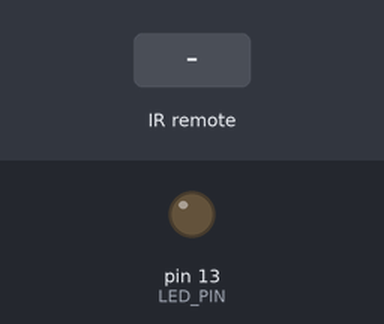
The sketch below on a simulated Arduino Uno, built with avr-gcc and run on an emulated ATmega328P. Parts: output pins drawn as LEDs (lit = HIGH). Wiring (inferred from the names in the program): IR receiver: data pin 2. The inputs (shaded band) are chosen by the test bench. What the sketch prints to the serial monitor is not drawn.

Above: at 1.2 s.
1.3 s: infrared code 0xFF received
At 1.41 s:
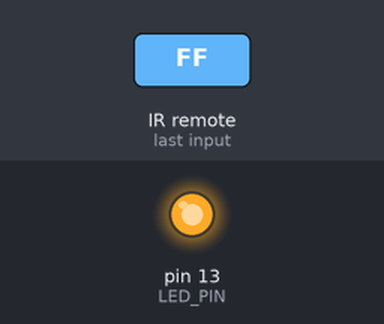
Timing chart, 0 to 4.3 s (numbered marks = the images above; inputs shaded):
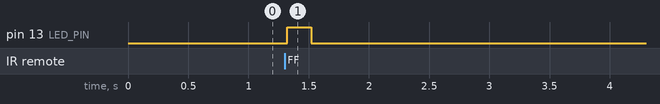

The sketch:

IR_SignalAnalyzer.ino
```cpp
/*
 * Arduino IR Signal Analyzer - fully revised version
 * fixes the first-pulse overflow problem
 */

#define IR_PIN 2
#define LED_PIN 13

// timing settings
#define MAX_PULSES 100
#define MIN_GAP 10000
#define MAX_GAP 100000
#define SIGNAL_TIMEOUT 200

// global variables
unsigned int pulses[MAX_PULSES];
byte pulseCount = 0;
unsigned long startTime = 0;
bool receiving = false;
bool newData = false;
int dataOffset = 0;  // actual data start position

void setup() {
  Serial.begin(9600);

  pinMode(IR_PIN, INPUT_PULLUP);
  pinMode(LED_PIN, OUTPUT);

  Serial.println(F("=== IR Analyzer v3.0 ==="));
  Serial.println(F("Ready for signals..."));
  Serial.println();
}

void loop() {
  // read IR signal
  static int lastState = HIGH;
  static unsigned long lastTime = micros();

  int currentState = digitalRead(IR_PIN);

  if (currentState != lastState) {
    unsigned long now = micros();
    unsigned long duration = now - lastTime;

    if (duration > MIN_GAP && !receiving) {
      receiving = true;
      pulseCount = 0;
      startTime = millis();
      digitalWrite(LED_PIN, HIGH);
    }

    if (receiving && pulseCount < MAX_PULSES) {
      pulses[pulseCount++] = (duration > 65535) ? 65535 : duration;
    }

    lastTime = now;
    lastState = currentState;
  }

  // timeout check
  if (receiving && (millis() - startTime > SIGNAL_TIMEOUT)) {
    receiving = false;
    newData = true;
    digitalWrite(LED_PIN, LOW);
  }

  // data processing
  if (newData) {
    analyzeSignal();
    newData = false;
    delay(500);
  }
}

// signal analysis
void analyzeSignal() {
  Serial.println(F("======================"));
  Serial.print(F("Total Pulses: "));
  Serial.println(pulseCount);

  if (pulseCount < 20) {
    Serial.println(F("Signal too short"));
    return;
  }

  // skip if first pulse overflowed (65535)
  dataOffset = 0;
  if (pulses[0] > 60000) {
    dataOffset = 1;
    Serial.println(F("Note: First pulse overflow, skipping..."));
  }

  // protocol detection and decoding
  if (checkNEC()) {
    decodeNEC();
  }
  else if (checkSamsung()) {
    decodeSamsung();
  }
  else if (checkSony()) {
    decodeSony();
  }
  else {
    Serial.println(F("Protocol: Unknown"));
    showRawData();
  }

  Serial.println();
}

// NEC protocol detection (9ms mark, 4.5ms space)
bool checkNEC() {
  int idx = dataOffset;

  if ((pulseCount - dataOffset) >= 67 &&
      pulses[idx] > 8000 && pulses[idx] < 10000 &&
      pulses[idx + 1] > 4000 && pulses[idx + 1] < 5000) {
    return true;
  }
  return false;
}

// Samsung protocol detection
bool checkSamsung() {
  int idx = dataOffset;

  if ((pulseCount - dataOffset) >= 60 &&
      pulses[idx] > 4000 && pulses[idx] < 5500 &&
      pulses[idx + 1] > 4000 && pulses[idx + 1] < 5500) {
    return true;
  }
  return false;
}

// Sony protocol detection
bool checkSony() {
  int idx = dataOffset;

  if ((pulseCount - dataOffset) >= 20 &&
      pulses[idx] > 2000 && pulses[idx] < 3000) {
    return true;
  }
  return false;
}

// NEC decoding
void decodeNEC() {
  Serial.println(F("Protocol: NEC"));

  unsigned long data = 0;

  // 32-bit data following the header
  for (int i = 0; i < 32; i++) {
    int idx = dataOffset + 2 + (i * 2) + 1;
    if (idx < pulseCount) {
      if (pulses[idx] > 1000) {
        data |= (1UL << i);
      }
    }
  }

  // NEC format parsing
  byte address = data & 0xFF;
  byte addressInv = (data >> 8) & 0xFF;
  byte command = (data >> 16) & 0xFF;
  byte commandInv = (data >> 24) & 0xFF;

  Serial.print(F("Address: 0x"));
  printHex(address);

  // address validation
  if ((address ^ addressInv) == 0xFF) {
    Serial.print(F(" [Valid]"));
  } else {
    Serial.print(F(" [Extended]"));
  }

  Serial.print(F("  Command: 0x"));
  printHex(command);
  Serial.print(F(" ("));
  Serial.print(command);
  Serial.print(F(")"));

  // command validation
  if ((command ^ commandInv) == 0xFF) {
    Serial.print(F(" [Valid]"));
  } else {
    Serial.print(F(" [Extended]"));
  }

  Serial.println();

  // full 32-bit code
  Serial.print(F("Full Code: 0x"));
  Serial.println(data, HEX);

  // repeat signal detection
  if (pulseCount > 68) {
    Serial.println(F("Repeat signal detected"));
  }
}

// Samsung decoding
void decodeSamsung() {
  Serial.println(F("Protocol: Samsung"));

  unsigned long code = 0;

  for (int i = 0; i < 32; i++) {
    int idx = dataOffset + 2 + (i * 2) + 1;
    if (idx < pulseCount && pulses[idx] > 1000) {
      code |= (1UL << i);
    }
  }

  Serial.print(F("Code: 0x"));
  Serial.println(code, HEX);
}

// Sony decoding
void decodeSony() {
  Serial.println(F("Protocol: Sony"));

  unsigned int code = 0;
  int bits = 0;

  for (int i = dataOffset + 1; i < pulseCount && bits < 20; i += 2) {
    if (pulses[i] > 1200) {
      code |= (1 << bits);
    }
    bits++;
  }

  int command = code & 0x7F;
  int address = (code >> 7) & 0xFF;

  Serial.print(F("Address: "));
  Serial.print(address);
  Serial.print(F("  Command: "));
  Serial.println(command);
}

// RAW data display
void showRawData() {
  // timing samples
  Serial.print(F("Header: "));
  Serial.print(pulses[dataOffset]);
  Serial.print(F(","));
  Serial.print(pulses[dataOffset + 1]);
  Serial.println(F(" us"));

  // binary pattern
  Serial.print(F("Binary: "));
  for (int i = dataOffset + 3; i < pulseCount && i < dataOffset + 67; i += 2) {
    Serial.print(pulses[i] > 1000 ? '1' : '0');
  }
  Serial.println();

  // simple hash (for button identification)
  unsigned long hash = 0;
  for (int i = dataOffset; i < pulseCount && i < dataOffset + 32; i++) {
    hash = hash * 31 + (pulses[i] / 100);
  }
  Serial.print(F("Button Hash: 0x"));
  Serial.println(hash, HEX);
}

// HEX output helper
void printHex(byte val) {
  if (val < 16) Serial.print('0');
  Serial.print(val, HEX);
}
```

Measured:
- after the input at 1.3 s, pin 13 (LED_PIN): LOW → HIGH at once, → LOW 0.20 s later
